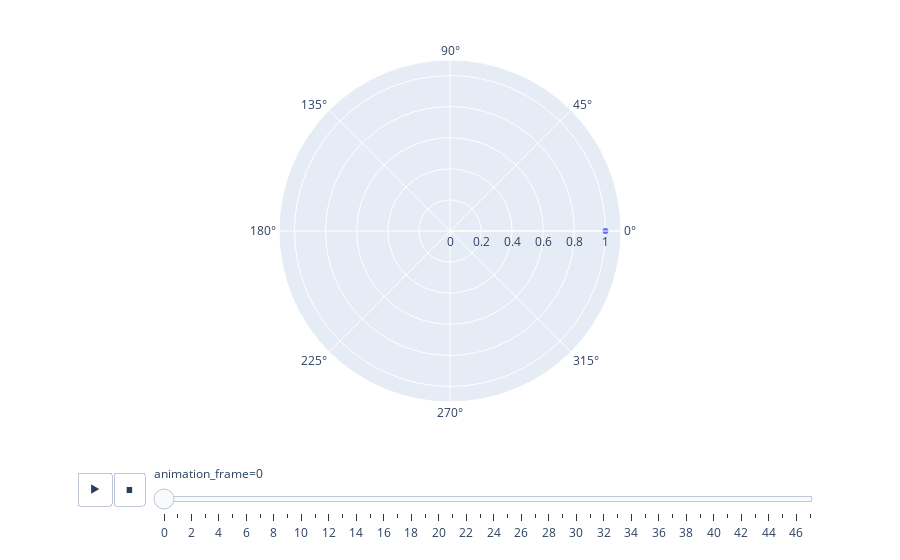

The cell this chart's notebook holds for it:
### Code cell
𝜃 = 30
t = np.arange(48)

px.scatter_polar(r=0.95**t, theta=t*𝜃,
                 animation_frame=t,
                 start_angle=0,
                 range_r=[0, 1.1],
                 direction='counterclockwise')

### Figure 1 — Plotly figure (JSON) as saved in the notebook; plotly's stock layout.template omitted (floating-point values rounded to 4 significant figures)
{"data": [{"hovertemplate": "animation_frame=0<br>r=%{r}<br>theta=%{theta}<extra></extra>", "legendgroup": "", "marker": {"color": "#636efa", "symbol": "circle"}, "mode": "markers", "name": "", "r": [1.0], "showlegend": false, "subplot": "polar", "theta": [0], "type": "scatterpolar"}], "layout": {"legend": {"tracegroupgap": 0}, "margin": {"t": 60}, "polar": {"angularaxis": {"direction": "counterclockwise", "rotation": 0}, "domain": {"x": [0.0, 1.0], "y": [0.0, 1.0]}, "radialaxis": {"range": [0, 1.1]}}, "sliders": [{"active": 0, "currentvalue": {"prefix": "animation_frame="}, "len": 0.9, "pad": {"b": 10, "t": 60}, "steps": [{"args": [["0"], {"frame": {"duration": 0, "redraw": true}, "fromcurrent": true, "mode": "immediate", "transition": {"duration": 0, "easing": "linear"}}], "label": "0", "method": "animate"}, {"args": [["1"], {"frame": {"duration": 0, "redraw": true}, "fromcurrent": true, "mode": "immediate", "transition": {"duration": 0, "easing": "linear"}}], "label": "1", "method": "animate"}, {"args": [["2"], {"frame": {"duration": 0, "redraw": true}, "fromcurrent": true, "mode": "immediate", "transition": {"duration": 0, "easing": "linear"}}], "label": "2", "method": "animate"}, {"args": [["3"], {"frame": {"duration": 0, "redraw": true}, "fromcurrent": true, "mode": "immediate", "transition": {"duration": 0, "easing": "linear"}}], "label": "3", "method": "animate"}, {"args": [["4"], {"frame": {"duration": 0, "redraw": true}, "fromcurrent": true, "mode": "immediate", "transition": {"duration": 0, "easing": "linear"}}], "label": "4", "method": "animate"}, {"args": [["5"], {"frame": {"duration": 0, "redraw": true}, "fromcurrent": true, "mode": "immediate", "transition": {"duration": 0, "easing": "linear"}}], "label": "5", "method": "animate"}, {"args": [["6"], {"frame": {"duration": 0, "redraw": true}, "fromcurrent": true, "mode": "immediate", "transition": {"duration": 0, "easing": "linear"}}], "label": "6", "method": "animate"}, {"args": [["7"], {"frame": {"duration": 0, "redraw": true}, "fromcurrent": true, "mode": "immediate", "transition": {"duration": 0, "easing": "linear"}}], "label": "7", "method": "animate"}, {"args": [["8"], {"frame": {"duration": 0, "redraw": true}, "fromcurrent": true, "mode": "immediate", "transition": {"duration": 0, "easing": "linear"}}], "label": "8", "method": "animate"}, {"args": [["9"], {"frame": {"duration": 0, "redraw": true}, "fromcurrent": true, "mode": "immediate", "transition": {"duration": 0, "easing": "linear"}}], "label": "9", "method": "animate"}, {"args": [["10"], {"frame": {"duration": 0, "redraw": true}, "fromcurrent": true, "mode": "immediate", "transition": {"duration": 0, "easing": "linear"}}], "label": "10", "method": "animate"}, {"args": [["11"], {"frame": {"duration": 0, "redraw": true}, "fromcurrent": true, "mode": "immediate", "transition": {"duration": 0, "easing": "linear"}}], "label": "11", "method": "animate"}, {"args": [["12"], {"frame": {"duration": 0, "redraw": true}, "fromcurrent": true, "mode": "immediate", "transition": {"duration": 0, "easing": "linear"}}], "label": "12", "method": "animate"}, {"args": [["13"], {"frame": {"duration": 0, "redraw": true}, "fromcurrent": true, "mode": "immediate", "transition": {"duration": 0, "easing": "linear"}}], "label": "13", "method": "animate"}, {"args": [["14"], {"frame": {"duration": 0, "redraw": true}, "fromcurrent": true, "mode": "immediate", "transition": {"duration": 0, "easing": "linear"}}], "label": "14", "method": "animate"}, {"args": [["15"], {"frame": {"duration": 0, "redraw": true}, "fromcurrent": true, "mode": "immediate", "transition": {"duration": 0, "easing": "linear"}}], "label": "15", "method": "animate"}, {"args": [["16"], {"frame": {"duration": 0, "redraw": true}, "fromcurrent": true, "mode": "immediate", "transition": {"duration": 0, "easing": "linear"}}], "label": "16", "method": "animate"}, {"args": [["17"], {"frame": {"duration": 0, "redraw": true}, "fromcurrent": true, "mode": "immediate", "transition": {"duration": 0, "easing": "linear"}}], "label": "17", "method": "animate"}, {"args": [["18"], {"frame": {"duration": 0, "redraw": true}, "fromcurrent": true, "mode": "immediate", "transition": {"duration": 0, "easing": "linear"}}], "label": "18", "method": "animate"}, {"args": [["19"], {"frame": {"duration": 0, "redraw": true}, "fromcurrent": true, "mode": "immediate", "transition": {"duration": 0, "easing": "linear"}}], "label": "19", "method": "animate"}, {"args": [["20"], {"frame": {"duration": 0, "redraw": true}, "fromcurrent": true, "mode": "immediate", "transition": {"duration": 0, "easing": "linear"}}], "label": "20", "method": "animate"}, {"args": [["21"], {"frame": {"duration": 0, "redraw": true}, "fromcurrent": true, "mode": "immediate", "transition": {"duration": 0, "easing": "linear"}}], "label": "21", "method": "animate"}, {"args": [["22"], {"frame": {"duration": 0, "redraw": true}, "fromcurrent": true, "mode": "immediate", "transition": {"duration": 0, "easing": "linear"}}], "label": "22", "method": "animate"}, {"args": [["23"], {"frame": {"duration": 0, "redraw": true}, "fromcurrent": true, "mode": "immediate", "transition": {"duration": 0, "easing": "linear"}}], "label": "23", "method": "animate"}, {"args": [["24"], {"frame": {"duration": 0, "redraw": true}, "fromcurrent": true, "mode": "immediate", "transition": {"duration": 0, "easing": "linear"}}], "label": "24", "method": "animate"}, {"args": [["25"], {"frame": {"duration": 0, "redraw": true}, "fromcurrent": true, "mode": "immediate", "transition": {"duration": 0, "easing": "linear"}}], "label": "25", "method": "animate"}, {"args": [["26"], {"frame": {"duration": 0, "redraw": true}, "fromcurrent": true, "mode": "immediate", "transition": {"duration": 0, "easing": "linear"}}], "label": "26", "method": "animate"}, {"args": [["27"], {"frame": {"duration": 0, "redraw": true}, "fromcurrent": true, "mode": "immediate", "transition": {"duration": 0, "easing": "linear"}}], "label": "27", "method": "animate"}, {"args": [["28"], {"frame": {"duration": 0, "redraw": true}, "fromcurrent": true, "mode": "immediate", "transition": {"duration": 0, "easing": "linear"}}], "label": "28", "method": "animate"}, {"args": [["29"], {"frame": {"duration": 0, "redraw": true}, "fromcurrent": true, "mode": "immediate", "transition": {"duration": 0, "easing": "linear"}}], "label": "29", "method": "animate"}, {"args": [["30"], {"frame": {"duration": 0, "redraw": true}, "fromcurrent": true, "mode": "immediate", "transition": {"duration": 0, "easing": "linear"}}], "label": "30", "method": "animate"}, {"args": [["31"], {"frame": {"duration": 0, "redraw": true}, "fromcurrent": true, "mode": "immediate", "transition": {"duration": 0, "easing": "linear"}}], "label": "31", "method": "animate"}, {"args": [["32"], {"frame": {"duration": 0, "redraw": true}, "fromcurrent": true, "mode": "immediate", "transition": {"duration": 0, "easing": "linear"}}], "label": "32", "method": "animate"}, {"args": [["33"], {"frame": {"duration": 0, "redraw": true}, "fromcurrent": true, "mode": "immediate", "transition": {"duration": 0, "easing": "linear"}}], "label": "33", "method": "animate"}, {"args": [["34"], {"frame": {"duration": 0, "redraw": true}, "fromcurrent": true, "mode": "immediate", "transition": {"duration": 0, "easing": "linear"}}], "label": "34", "method": "animate"}, {"args": [["35"], {"frame": {"duration": 0, "redraw": true}, "fromcurrent": true, "mode": "immediate", "transition": {"duration": 0, "easing": "linear"}}], "label": "35", "method": "animate"}, {"args": [["36"], {"frame": {"duration": 0, "redraw": true}, "fromcurrent": true, "mode": "immediate", "transition": {"duration": 0, "easing": "linear"}}], "label": "36", "method": "animate"}, {"args": [["37"], {"frame": {"duration": 0, "redraw": true}, "fromcurrent": true, "mode": "immediate", "transition": {"duration": 0, "easing": "linear"}}], "label": "37", "method": "animate"}, {"args": [["38"], {"frame": {"duration": 0, "redraw": true}, "fromcurrent": true, "mode": "immediate", "transition": {"duration": 0, "easing": "linear"}}], "label": "38", "method": "animate"}, {"args": [["39"], {"frame": {"duration": 0, "redraw": true}, "fromcurrent": true, "mode": "immediate", "transition": {"duration": 0, "easing": "linear"}}], "label": "39", "method": "animate"}, {"args": [["40"], {"frame": {"duration": 0, "redraw": true}, "fromcurrent": true, "mode": "immediate", "transition": {"duration": 0, "easing": "linear"}}], "label": "40", "method": "animate"}, {"args": [["41"], {"frame": {"duration": 0, "redraw": true}, "fromcurrent": true, "mode": "immediate", "transition": {"duration": 0, "easing": "linear"}}], "label": "41", "method": "animate"}, {"args": [["42"], {"frame": {"duration": 0, "redraw": true}, "fromcurrent": true, "mode": "immediate", "transition": {"duration": 0, "easing": "linear"}}], "label": "42", "method": "animate"}, {"args": [["43"], {"frame": {"duration": 0, "redraw": true}, "fromcurrent": true, "mode": "immediate", "transition": {"duration": 0, "easing": "linear"}}], "label": "43", "method": "animate"}, {"args": [["44"], {"frame": {"duration": 0, "redraw": true}, "fromcurrent": true, "mode": "immediate", "transition": {"duration": 0, "easing": "linear"}}], "label": "44", "method": "animate"}, {"args": [["45"], {"frame": {"duration": 0, "redraw": true}, "fromcurrent": true, "mode": "immediate", "transition": {"duration": 0, "easing": "linear"}}], "label": "45", "method": "animate"}, {"args": [["46"], {"frame": {"duration": 0, "redraw": true}, "fromcurrent": true, "mode": "immediate", "transition": {"duration": 0, "easing": "linear"}}], "label": "46", "method": "animate"}, {"args": [["47"], {"frame": {"duration": 0, "redraw": true}, "fromcurrent": true, "mode": "immediate", "transition": {"duration": 0, "easing": "linear"}}], "label": "47", "method": "animate"}], "x": 0.1, "xanchor": "left", "y": 0, "yanchor": "top"}], "updatemenus": [{"buttons": [{"args": [null, {"frame": {"duration": 500, "redraw": true}, "fromcurrent": true, "mode": "immediate", "transition": {"duration": 500, "easing": "linear"}}], "label": "&#9654;", "method": "animate"}, {"args": [[null], {"frame": {"duration": 0, "redraw": true}, "fromcurrent": true, "mode": "immediate", "transition": {"duration": 0, "easing": "linear"}}], "label": "&#9724;", "method": "animate"}], "direction": "left", "pad": {"r": 10, "t": 70}, "showactive": false, "type": "buttons", "x": 0.1, "xanchor": "right", "y": 0, "yanchor": "top"}]}}
